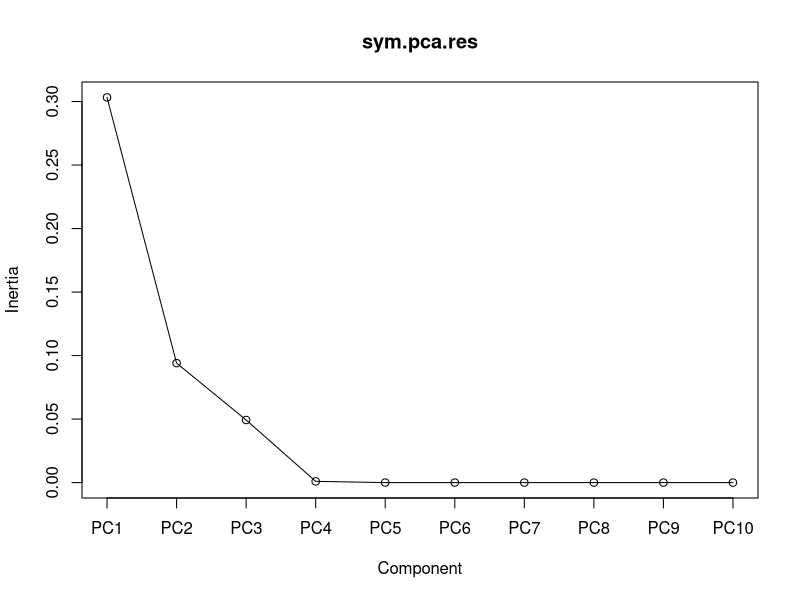
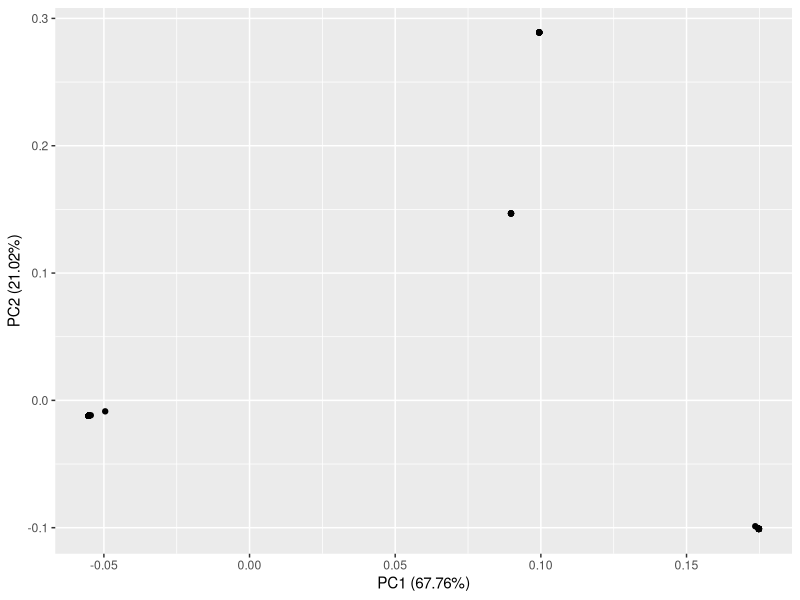
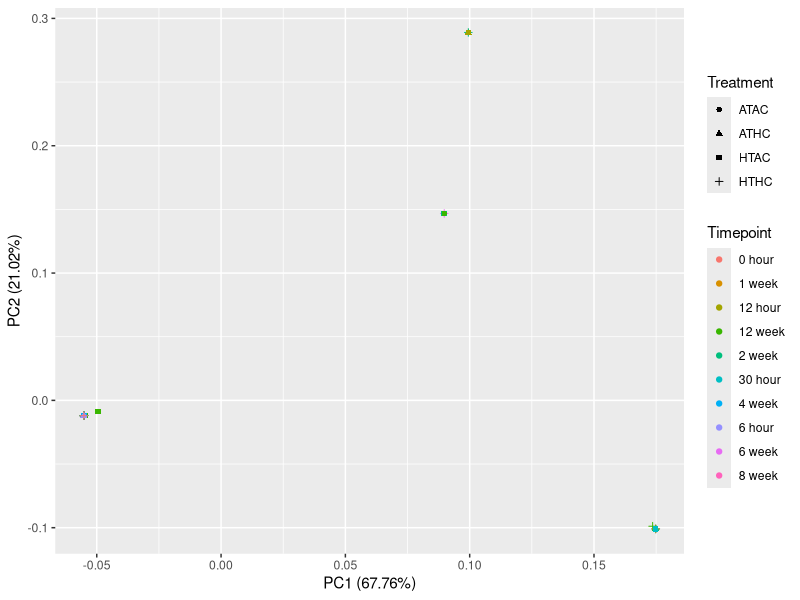
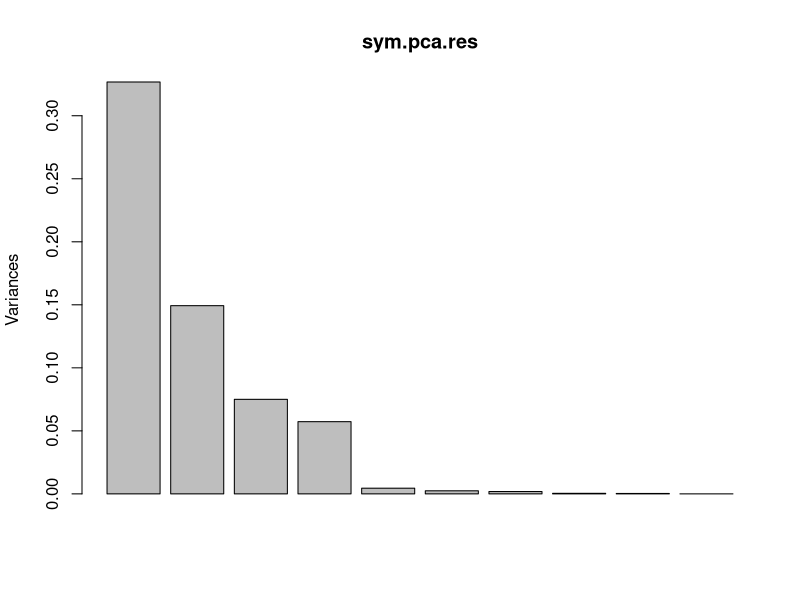
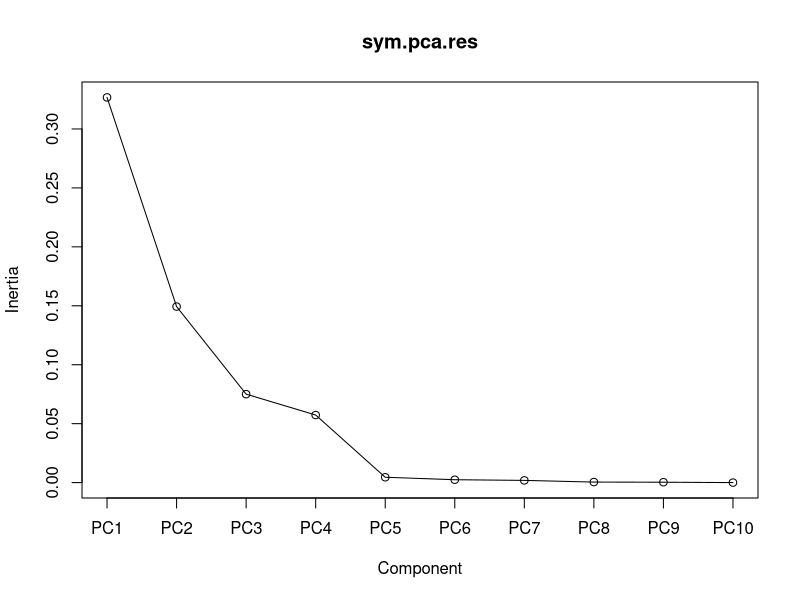
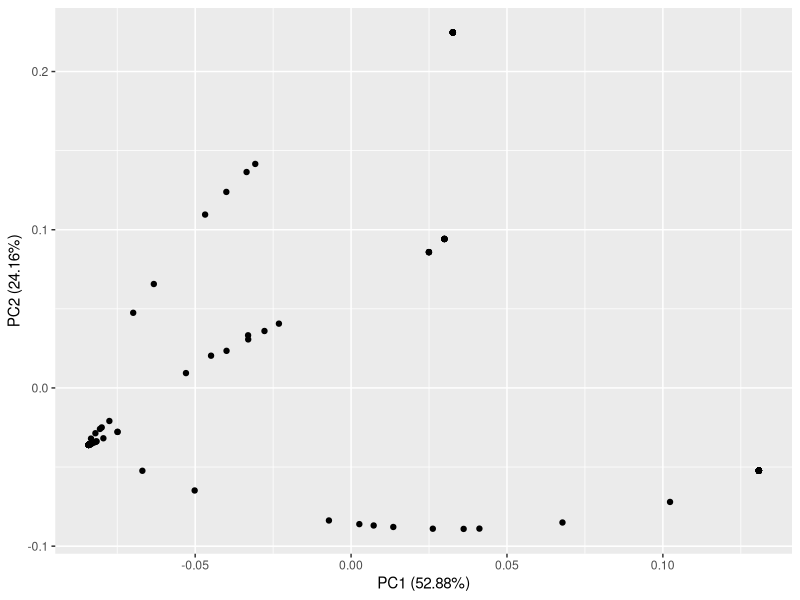
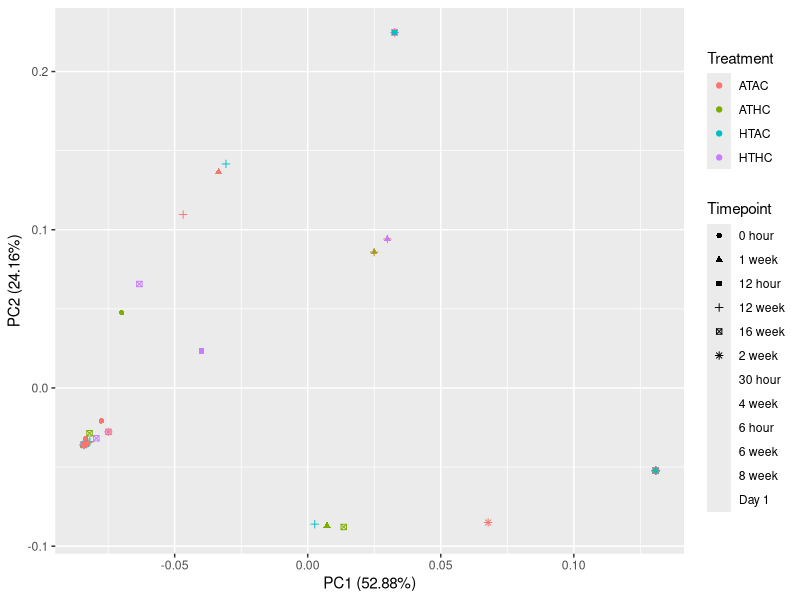
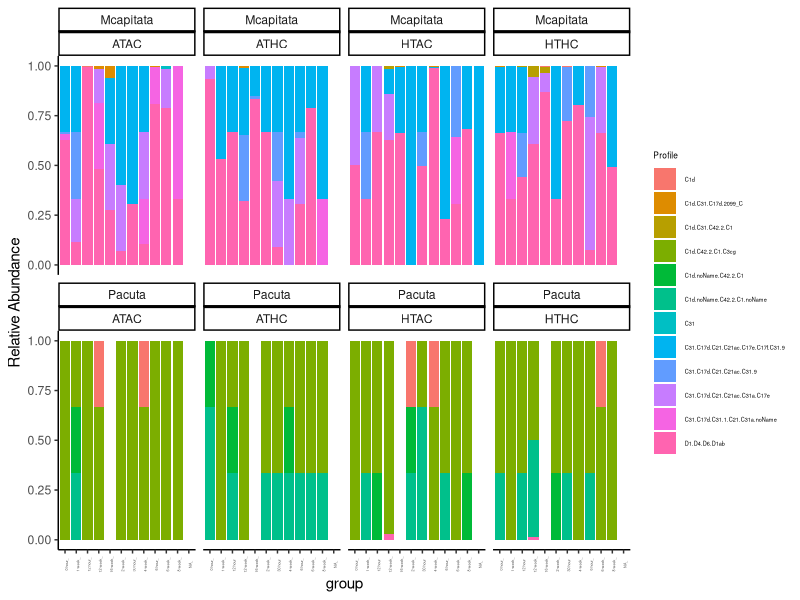

The R source for these figures, in order:
## ---- chunk 1
rm(list=ls()) 
## ---- chunk 2
knitr::opts_chunk$set(echo = TRUE, warning = FALSE, message = FALSE)

## install packages if you dont already have them
if (!require("tidyverse")) install.packages("tidyverse")
if (!require("lubridate")) install.packages("lubridate")
if (!require("vegan")) install.packages("vegan")
if (!require("ggfortify")) install.packages("ggfortify")

# load packages
library(tidyverse)
library(lubridate)
library(vegan)
library(ggfortify)

## ---- chunk 3
#read in ITS2 profile counts data generated by SymPortal
data <- read.csv("ITS2_seq/R_Input/ITS2_Profiles.csv", sep=",", header=TRUE)
rownames(data) <-data$sample_name 
otumat <- as.matrix(data[,-c(1)])
#otumat <- as.matrix(t(otumat))

#read in sample metadata
meta <- read.csv("Environmental_data/Master_Fragment.csv", header=T, sep=",", na.string="NA") %>% select(Plug_ID, Species, Timepoint, Temperature, Treatment, CO2)
meta$Plug_ID <- as.character(meta$Plug_ID)

samples <- read.csv("ITS2_seq/R_Input/Sample_variables.csv") %>% select(Plug_ID, sample) %>% dplyr::rename(sample_name = sample)
samples$Plug_ID <- as.character(samples$Plug_ID)

meta <- full_join(meta, samples, by = "Plug_ID") %>% na.omit()
## ---- chunk 4
#Pacuta
Pact <- merge(data, meta, by="sample_name") # combine meta and ITS2 type profile data
Pact <- subset(Pact, Species == "Pacuta") # subset to only Pacuta 
Pact_meta <- Pact[,14:19] # select 
str(Pact_meta)
Pact_meta$Timepoint <- as.factor(Pact_meta$Timepoint)
rownames(Pact) <- Pact$sample_name
Pact <- as.matrix(Pact[,2:13])

Rel.Sym.Data <- Pact/rowSums(Pact) #calculate the Relative Abundance
N <- rowSums(Rel.Sym.Data) # calculate row sums of the relative abundnaces, should sum to 1
N #Display Row Sums, should all be 1

#Transform Relative Abundance Matrix using sqrt
Trans.Rel.Sym.Data <- sqrt(Rel.Sym.Data) #sqrt transform the matrix
Trans.Rel.Sym.Data #view data

##### PCA #####

sym.pca.res <- prcomp(Trans.Rel.Sym.Data, retx=TRUE) #principal components analysis on sym data
summary(sym.pca.res) #analysis summary

#use scree diagram to determine break in majority versus minority variation explaination components
screeplot(sym.pca.res, type="lines")

#plot the PCA
autoplot(sym.pca.res)
autoplot(sym.pca.res, data = Pact_meta, colour = 'Timepoint', shape='Treatment')
## ---- chunk 5
#Mcap
Mcap <- merge(data, meta, by="sample_name")
Mcap <- subset(Mcap, Species == "Mcapitata")
Mcap_meta <- Mcap[,14:19]
str(Mcap_meta)
Mcap_meta$Timepoint <- as.factor(Mcap_meta$Timepoint)
rownames(Mcap) <- Mcap$sample_name
Mcap <- as.matrix(Mcap[,2:13])

Rel.Sym.Data <- Mcap/rowSums(Mcap) #calculate the Relative Abundance
N <- rowSums(Rel.Sym.Data) # calculate row sums of the relative abundnaces, should sum to 1
N #Display Row Sums, should all be 1

#Transform Relative Abundance Matrix using sqrt
Trans.Rel.Sym.Data <- sqrt(Rel.Sym.Data) #sqrt transform the matrix
Trans.Rel.Sym.Data #view data

##### PCA #####

sym.pca.res <- prcomp(Trans.Rel.Sym.Data, retx=TRUE) #principal components analysis on sym data
summary(sym.pca.res) #analysis summary
plot(sym.pca.res)

#use scree diagram to determine break in majority versus minority variation explaination components
screeplot(sym.pca.res, type="lines")

#plot the PCA
autoplot(sym.pca.res)
autoplot(sym.pca.res, data = Mcap_meta, colour = 'Treatment', shape='Timepoint')
## ---- chunk 6
#All Data
Rel.data <- data[,2:13]/rowSums(data[,2:13]) ## exclude the first column bc it is not an integer 
Rel.data$sample_name <- rownames(Rel.data)
all.data <- merge(Rel.data, meta, by="sample_name")
all.data <- all.data[,-1]

Profile <- colnames(all.data[,1:12])
Profile 

df <- all.data %>%
  pivot_longer(cols = C1d.C42.2.C1.C3cg:D1.D4.D6.D1ab,
               names_to = c("Profile"),
               values_to="rel.abun")

df$Timepoint <- factor(df$Timepoint, levels=c("0 hour","6 hour","12 hour","30 hour","1 week","2 week","4 week", "6 week", "8 week", "12 week", "16 week"))
df$group <- paste0(df$Timepoint,sep="_",df$Rep)
str(df)

ggplot(data = df, mapping = aes(x = group, y = rel.abun, fill = Profile)) +
    geom_bar(position="fill", stat="identity") +
    facet_wrap(facets =  vars(Species, Treatment), ncol = 4)+
    ylab("Relative Abundance")+
    theme_classic()+
    theme(axis.text.x = element_text(size=rel(0.3),angle = 90))+
    guides(shape = guide_legend(override.aes = list(size = 0.2)))+
    guides(color = guide_legend(override.aes = list(size = 0.2)))+
    theme(legend.title = element_text(size = 6), 
               legend.text = element_text(size = 4))

#ggsave("Output/Final_Figures/rel.abund.its2.pdf")
#ggsave("Output/Final_Figures/rel.abund.its2.png")

## ---- chunk 7
## PERMANOVA
#MCAP
Mcap <- all.data %>%
  filter(Species == "Mcapitata")

MC.mat <- Mcap[,1:12]
MC.info <- Mcap[,13:18] 
MC.info %>% group_by(Treatment, Timepoint) %>% count("Rep") # checking sample sizes; should all be 3

MC.permanova <- adonis(MC.mat ~ Temperature*CO2*Timepoint, data=MC.info, method = "bray", permutations=999)
MC.permanova


Pact <- all.data %>%
  filter(Species == "Pacuta")

PA.mat <- Pact[,1:12]
PA.info <- Pact[,13:18]
PA.info %>% group_by(Treatment, Timepoint) %>% count("Rep") # checking sample sizes; should all be 3 except for TP11 HTHC

PA.permanova <- adonis(PA.mat ~ Temperature*CO2*Timepoint, data=PA.info, method = "bray", permutations=999)
PA.permanova
